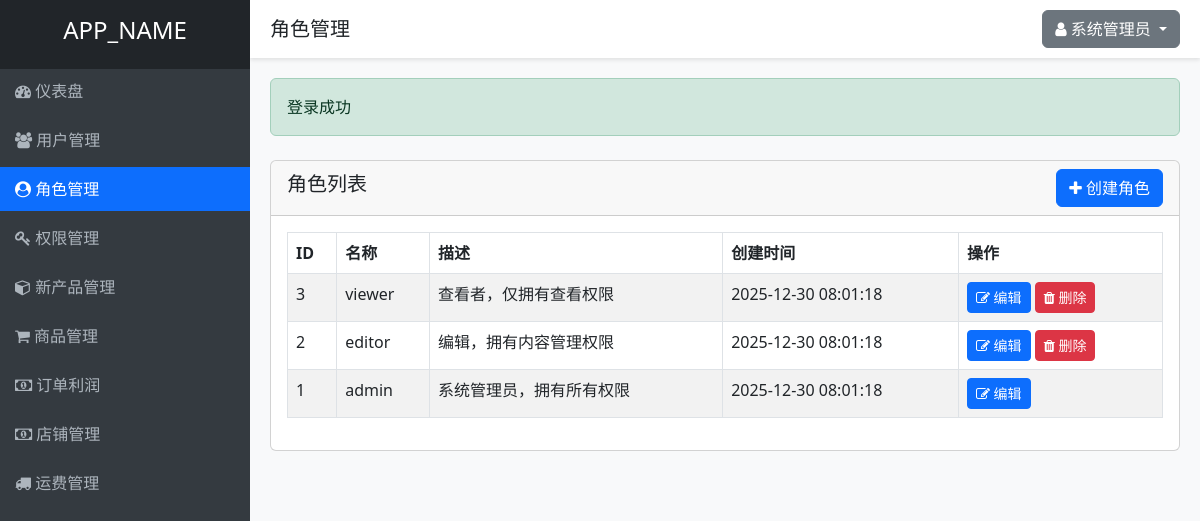
The app's page /roles.php (signed in) with its own data.
### tables this page shows
CREATE TABLE IF NOT EXISTS roles (
    id INT AUTO_INCREMENT PRIMARY KEY,
    name VARCHAR(50) NOT NULL UNIQUE,
    description TEXT,
    created_at TIMESTAMP DEFAULT CURRENT_TIMESTAMP,
    updated_at TIMESTAMP DEFAULT CURRENT_TIMESTAMP ON UPDATE CURRENT_TIMESTAMP
);

### controllers/RoleController.php (called while the page is built, shortened)
<?php
require_once APP_ROOT . '/models/Role.php';
require_once APP_ROOT . '/models/Permission.php';
require_once APP_ROOT . '/helpers/functions.php';
class RoleController {
    private $roleModel;
    public function __construct() {
        $this->roleModel = new Role();
    }
    public function index() {
        $roles = $this->roleModel->getAll();
        include VIEWS_DIR . '/layouts/header.php';
        include VIEWS_DIR . '/roles/index.php';
        include VIEWS_DIR . '/layouts/footer.php';
    }
}
?>

### helpers/functions.php (called while the page is built, shortened)
<?php
function isLoggedIn() {
    return isset($_SESSION['user_id']);
}
function getCurrentUserId() {
    return $_SESSION['user_id'] ?? null;
}
function hasPermission($permissionSlug) {
    require_once APP_ROOT . '/models/Permission.php';
    $permissionModel = new Permission();
    return $permissionModel->checkUserPermission(getCurrentUserId(), $permissionSlug);
}
?>

### includes/database.php (called while the page is built, shortened)
<?php
class Database {
    private static $instance = null;
    private $conn;
    private function __construct() {
        try {
            $this->conn = new PDO(
                "mysql:host=" . DB_HOST . ";dbname=" . DB_NAME . ";charset=utf8",
                DB_USER,
                DB_PASS,
                [
                    PDO::ATTR_ERRMODE => PDO::ERRMODE_EXCEPTION,
                    PDO::ATTR_DEFAULT_FETCH_MODE => PDO::FETCH_ASSOC,
                    PDO::ATTR_EMULATE_PREPARES => false
                ]
            );
        } catch(PDOException $e) {
            die("数据库连接失败: " . $e->getMessage());
        }
    }
    public static function getInstance() {
        if(self::$instance === null) {
            self::$instance = new Database();
        }
        return self::$instance;
    }
    public function query($sql, $params = []) {
        $stmt = $this->conn->prepare($sql);
        $stmt->execute($params);
        return $stmt;
    }
}
?>

### models/Permission.php (called while the page is built, shortened)
<?php
require_once APP_ROOT . '/includes/database.php';
class Permission {
    private $db;
    public function __construct() {
        $this->db = Database::getInstance();
    }
    public function checkUserPermission($userId, $permissionSlug) {
        $sql = "SELECT COUNT(*) as count FROM permissions p
                JOIN role_permissions rp ON p.id = rp.permission_id
                JOIN user_roles ur ON rp.role_id = ur.role_id
                WHERE ur.user_id = ? AND p.slug = ?";
        $stmt = $this->db->query($sql, [$userId, $permissionSlug]);
        $result = $stmt->fetch();
        return $result['count'] > 0;
    }
}
?>

### models/Role.php (called while the page is built, shortened)
<?php
require_once APP_ROOT . '/includes/database.php';
class Role {
    private $db;
    public function __construct() {
        $this->db = Database::getInstance();
    }
    public function getAll() {
        $sql = "SELECT * FROM roles ORDER BY id DESC";
        $stmt = $this->db->query($sql);
        return $stmt->fetchAll();
    }
}
?>

### views/roles/index.php (the view)
<div class="row mt-4">
    <div class="col-md-12">
        <div class="card">
            <div class="card-header d-flex justify-content-between align-items-center">
                <h5>角色列表</h5>
                <?php if (hasPermission('roles.create')): ?>
                    <a href="<?php echo APP_URL; ?>/roles.php?action=create" class="btn btn-primary">
                        <i class="fa fa-plus"></i> 创建角色
                    </a>
                <?php endif; ?>
            </div>
            <div class="card-body">
                <table class="table table-bordered table-striped">
                    <thead>
                        <tr>
                            <th>ID</th>
                            <th>名称</th>
                            <th>描述</th>
                            <th>创建时间</th>
                            <th>操作</th>
                        </tr>
                    </thead>
                    <tbody>
                        <?php foreach ($roles as $role): ?>
                            <tr>
                                <td><?php echo $role['id']; ?></td>
                                <td><?php echo $role['name']; ?></td>
                                <td><?php echo $role['description']; ?></td>
                                <td><?php echo $role['created_at']; ?></td>
                                <td>
                                    <?php if (hasPermission('roles.edit')): ?>
                                        <a href="<?php echo APP_URL; ?>/roles.php?action=edit&id=<?php echo $role['id']; ?>" class="btn btn-sm btn-primary">
                                            <i class="fa fa-edit"></i> 编辑
                                        </a>
                                    <?php endif; ?>
                                    <?php if (hasPermission('roles.delete') && $role['name'] !== 'admin'): ?>
                                        <a href="<?php echo APP_URL; ?>/roles.php?action=delete&id=<?php echo $role['id']; ?>" class="btn btn-sm btn-danger" onclick="return confirm('确定要删除这个角色吗？');">
                                            <i class="fa fa-trash"></i> 删除
                                        </a>
                                    <?php endif; ?>
                                </td>
                            </tr>
                        <?php endforeach; ?>
                    </tbody>
                </table>
            </div>
        </div>
    </div>
</div>

### views/layouts/header.php (style rules this page uses)
body { background-color: #f8f9fa; }

### records on screen
roles: id "3", name "viewer", description "查看者，仅拥有查看权限", created_at "2025-12-30 08:01:18"
roles: id "2", name "editor", description "编辑，拥有内容管理权限", created_at "2025-12-30 08:01:18"
roles: id "1", name "admin", description "系统管理员，拥有所有权限", created_at "2025-12-30 08:01:18"

### other values on screen
APP_NAME "APP_NAME"
$title "角色管理"
$_SESSION['full_name'] "系统管理员"
$success "登录成功"
